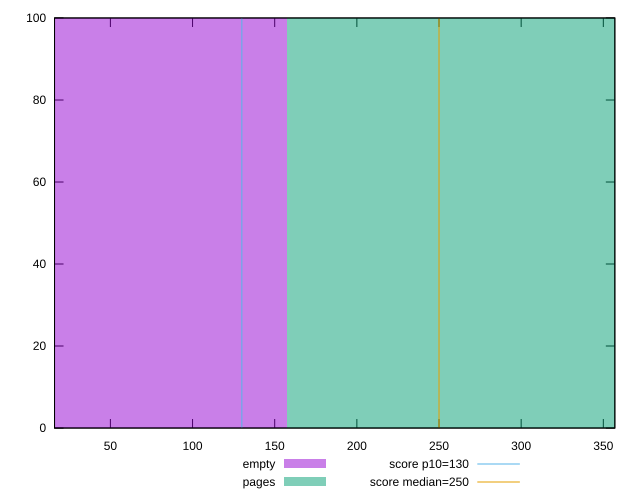

Source code (gnuplot):
reset

$empty <<EOF
0 100
EOF

$pages <<EOF
314.58259107901983 100
EOF

set key outside below
set boxwidth 314.58259107901983
set xrange [16:357]
set yrange [0:100]
set trange [0:100]
set style fill transparent solid 0.5 noborder

set parametric
set terminal svg size 640, 500 enhanced background rgb 'white'
set output "reprap/max-potential-fid/comparison/histogram/0_vs_1.svg"

plot $empty title "empty" with boxes, \
     $pages title "pages" with boxes, \
     130,t title "score p10=130", \
     250,t title "score median=250"

reset
